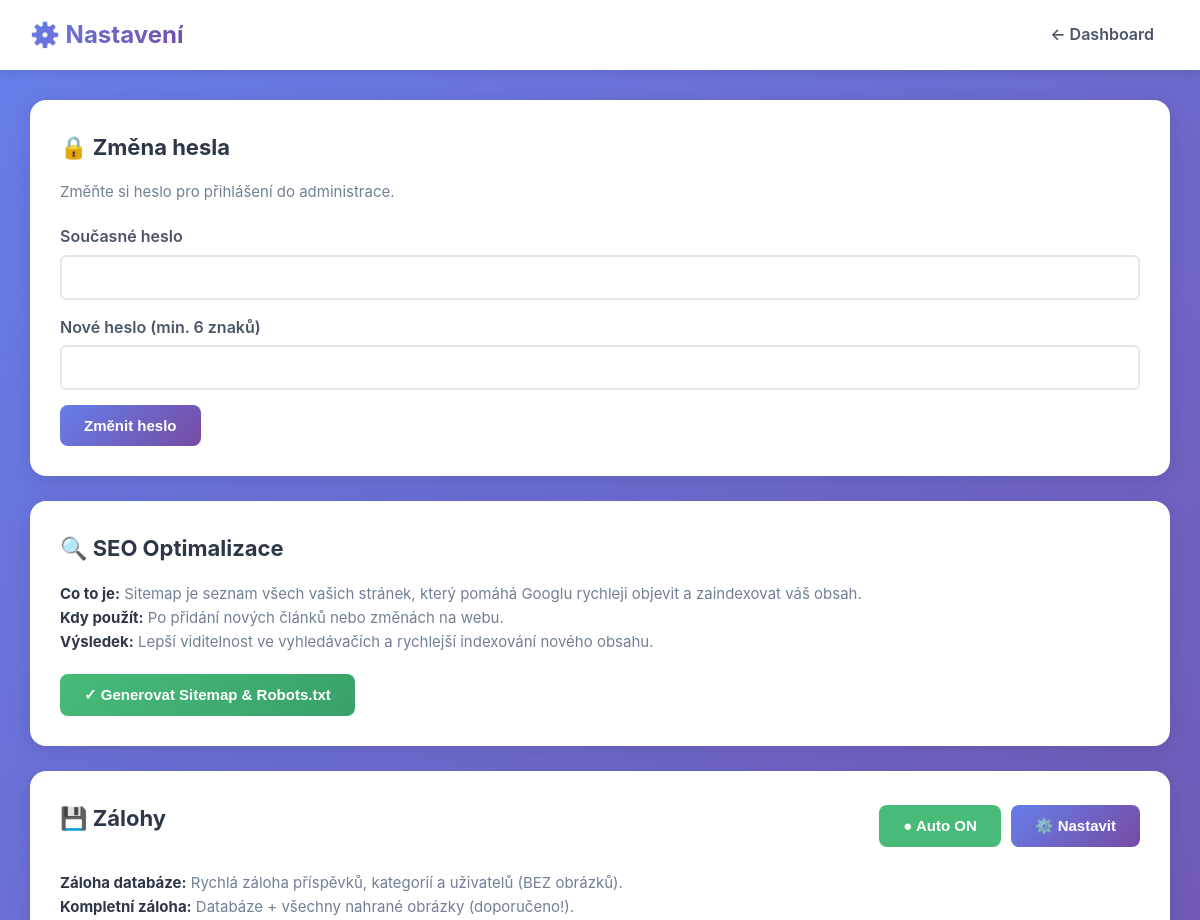
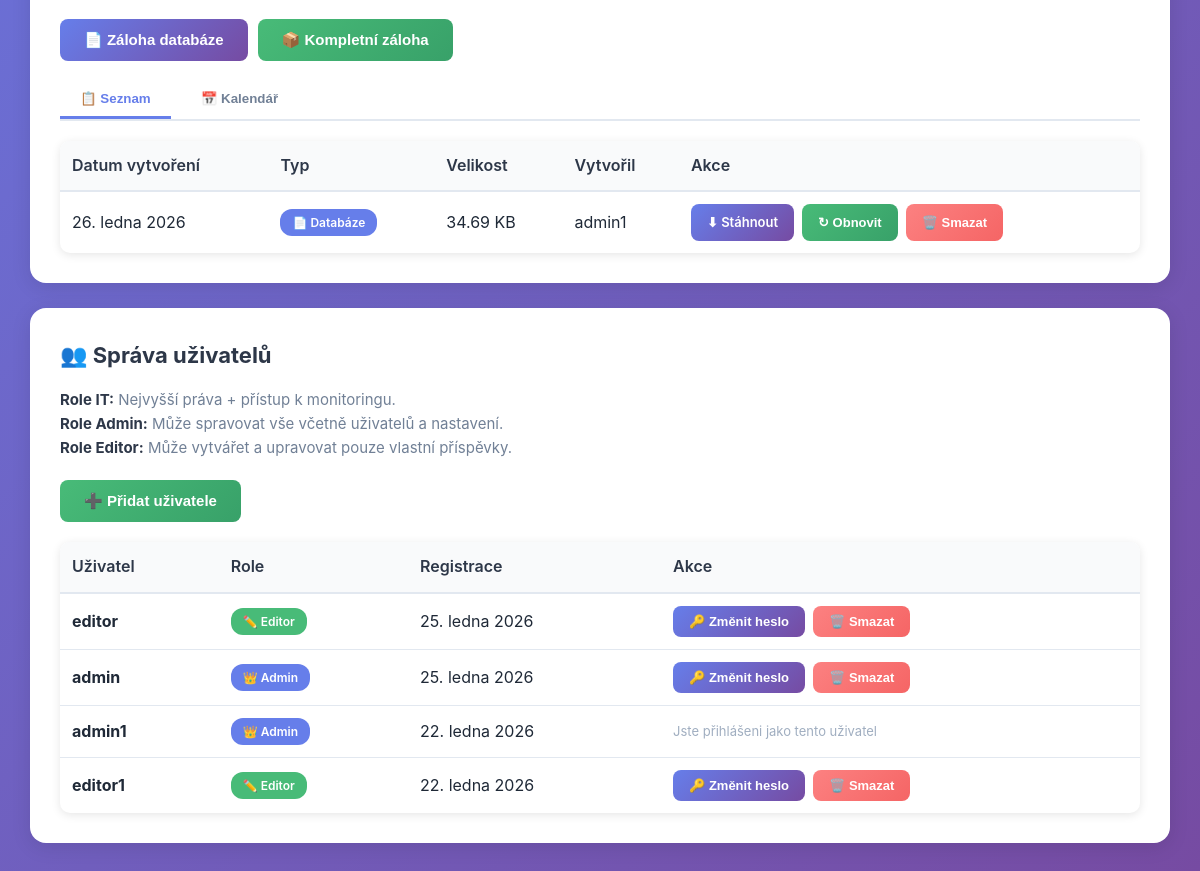
Screenshot of /admin/settings.php (signed in) with the database file from the repository (2 pictures, top to bottom).
### tables this page shows
CREATE TABLE `backups` (
  `id` int(11) NOT NULL AUTO_INCREMENT,
  `filename` varchar(255) NOT NULL,
  `filepath` varchar(255) NOT NULL,
  `size_bytes` bigint(20) DEFAULT NULL,
  `created_by` int(11) DEFAULT NULL,
  `created_at` timestamp NOT NULL DEFAULT CURRENT_TIMESTAMP,
  PRIMARY KEY (`id`),
  KEY `created_by` (`created_by`),
  KEY `idx_created` (`created_at`),
  CONSTRAINT `backups_ibfk_1` FOREIGN KEY (`created_by`) REFERENCES `users` (`id`) ON DELETE SET NULL
);

CREATE TABLE `users` (
  `id` int(11) NOT NULL AUTO_INCREMENT,
  `username` varchar(50) NOT NULL,
  `password` varchar(255) NOT NULL,
  `email` varchar(100) DEFAULT NULL,
  `role` enum('admin','editor') DEFAULT 'editor',
  `created_at` timestamp NOT NULL DEFAULT CURRENT_TIMESTAMP,
  `last_login` timestamp NULL DEFAULT NULL,
  PRIMARY KEY (`id`),
  UNIQUE KEY `username` (`username`),
  KEY `idx_username` (`username`)
);

### includes/database.class.php (called while the page is built, shortened)
<?php
class Database {
    private $connection;
    private $stmt;
    public function __construct() {
        $dsn = 'mysql:host=' . DB_HOST . ';dbname=' . DB_NAME . ';charset=' . DB_CHARSET;
        $options = [
            PDO::ATTR_ERRMODE => PDO::ERRMODE_EXCEPTION,
            PDO::ATTR_DEFAULT_FETCH_MODE => PDO::FETCH_ASSOC,
            PDO::ATTR_EMULATE_PREPARES => false,
            PDO::MYSQL_ATTR_INIT_COMMAND => "SET NAMES utf8mb4 COLLATE utf8mb4_unicode_ci"
        ];
        try {
            $this->connection = new PDO($dsn, DB_USER, DB_PASS, $options);
        } catch (PDOException $e) {
            $this->error = $e->getMessage();
            $this->logError('Database Connection', $e->getMessage());
            die('Chyba připojení k databázi. Zkontrolujte konfiguraci.');
        }
    }
    public function query($sql) {
    try {
        $this->stmt = $this->connection->prepare($sql);
        return $this;
    } catch (PDOException $e) {
        $this->logError('Query Prepare', $e->getMessage());
        $this->stmt = null;
        return $this;
    }
}
    public function bind($param, $value, $type = null) {
        if (is_null($type)) {
            switch (true) {
                case is_int($value):
                    $type = PDO::PARAM_INT;
                    break;
                default:
                    $type = PDO::PARAM_STR;
            }
        }
        $this->stmt->bindValue($param, $value, $type);
        return $this;
    }
    public function execute() {
        try {
            return $this->stmt->execute();
        } catch (PDOException $e) {
            $this->logError('Query Execute', $e->getMessage());
            return false;
        }
    }
    public function fetchAll() {
    $this->execute();
    return $this->stmt->fetchAll();
    }
    public function fetch() {
        $this->execute();
        return $this->stmt->fetch();
    }
}
?>

### includes/backup.class.php (called while the page is built, shortened)
<?php
class Backup {
    private $db;
    public function __construct() {
        global $db;
        $this->db = $db;
        $this->backupDir = BACKUPS_PATH;
    }
    public function listBackups() {
        $this->db->query(
            "SELECT b.*, u.username as created_by_name
             FROM backups b
             LEFT JOIN users u ON b.created_by = u.id
             ORDER BY b.created_at DESC"
        );
        return $this->db->fetchAll();
    }
}
?>

### config.php (called while the page is built, shortened)
<?php
require_once INCLUDES_PATH . 'database.class.php';
require_once INCLUDES_PATH . 'backup.class.php';
$db = new Database();
require_once INCLUDES_PATH . 'helpers.php';
?>

### includes/helpers.php (called while the page is built, shortened)
<?php
function formatDate($date, $format = 'j. n. Y') {
    $months = [
        1 => 'ledna', 2 => 'února', 3 => 'března', 4 => 'dubna',
        5 => 'května', 6 => 'června', 7 => 'července', 8 => 'srpna',
        9 => 'září', 10 => 'října', 11 => 'listopadu', 12 => 'prosince'
    ];
    $timestamp = is_numeric($date) ? $date : strtotime($date);
    $day = date('j', $timestamp);
    $month = $months[(int)date('n', $timestamp)];
    $year = date('Y', $timestamp);
    return "$day. $month $year";
}
function e($text) {
    return htmlspecialchars($text, ENT_QUOTES, 'UTF-8');
}
function formatBytes($bytes, $precision = 2) {
    $units = ['B', 'KB', 'MB', 'GB', 'TB'];
    for ($i = 0; $bytes > 1024 && $i < count($units) - 1; $i++) {
        $bytes /= 1024;
    }
    return round($bytes, $precision) . ' ' . $units[$i];
}
?>

### admin/settings.php (the view, shortened to what this page needs)
<?php
require_once '../config.php';
$backup = new Backup();
$backups = $backup->listBackups();
$db3 = new Database();
$db3->query("
    SELECT b.*,
           CASE
               WHEN b.created_by = 0 OR b.created_by IS NULL THEN 'Systém'
               ELSE u.username
           END as created_by_name
    FROM backups b
    LEFT JOIN users u ON b.created_by = u.id
    ORDER BY b.created_at DESC
");
$backups = $db3->fetchAll();
$db = new Database();
$db->query("SELECT id, username, role, created_at FROM users ORDER BY created_at DESC");
$users = $db->fetchAll();
$db->query("SELECT id, username, role FROM users WHERE id = :id");
$db->bind(':id', $_SESSION['user_id']);
$currentUser = $db->fetch();
?>
<!DOCTYPE html>
<html lang="cs">
<head>
    <link rel="stylesheet" href="<?= ASSETS_URL ?>css/admin.css">
</head>
<body>
    <header>
        <div class="header-content">
            <div class="header-title">⚙️ Nastavení</div>
            <nav>
                <a href="dashboard.php" class="header-link">← Dashboard</a>
            </nav>
        </div>
    </header>
    <div class="container">
        <div class="card">
            <h2>🔒 Změna hesla</h2>
            <p class="card-description">Změňte si heslo pro přihlášení do administrace.</p>
            <form method="POST">
                <div class="form-group">
                    <label>Současné heslo</label>
                    <input type="password" name="current_password" required>
                </div>
                <div class="form-group">
                    <label>Nové heslo (min. 6 znaků)</label>
                    <input type="password" name="new_password" required minlength="6">
                </div>
                <button type="submit" class="btn btn-primary">Změnit heslo</button>
            </form>
        </div>
        <div class="card">
            <h2>🔍 SEO Optimalizace</h2>
            <p class="card-description">
                <strong>Co to je:</strong> Sitemap je seznam všech vašich stránek, který pomáhá Googlu rychleji objevit a zaindexovat váš obsah.<br>
                <strong>Kdy použít:</strong> Po přidání nových článků nebo změnách na webu.<br>
                <strong>Výsledek:</strong> Lepší viditelnost ve vyhledávačích a rychlejší indexování nového obsahu.
            </p>
            <form method="POST">
                <button type="submit" class="btn btn-success">✓ Generovat Sitemap & Robots.txt</button>
            </form>
        </div>
<div class="card" id="backups">
    <div style="display: flex; justify-content: space-between; align-items: center; margin-bottom: 20px;">
        <h2>💾 Zálohy</h2>
        <div style="display: flex; gap: 10px;">
            <?php
            $dbSched = new Database();
            $dbSched->query("SELECT * FROM backup_schedule WHERE backup_type = 'database'");
            $dbSchedule = $dbSched->fetch();
            $dbSched2 = new Database();
            $dbSched2->query("SELECT * FROM backup_schedule WHERE backup_type = 'full'");
            $fullSchedule = $dbSched2->fetch();
            $autoEnabled = ($dbSchedule && $dbSchedule['enabled']) || ($fullSchedule && $fullSchedule['enabled']);
            ?>
            <button onclick="toggleAutoBackup()" class="btn" style="background: <?= $autoEnabled ? '#48bb78' : '#e2e8f0' ?>; color: <?= $autoEnabled ? 'white' : '#4a5568' ?>;">
                <span id="autoBackupIcon"><?= $autoEnabled ? '●' : '○' ?></span> Auto <?= $autoEnabled ? 'ON' : 'OFF' ?>
            </button>
            <button onclick="openBackupScheduleModal()" class="btn btn-primary">⚙️ Nastavit</button>
        </div>
    </div>
    <p class="card-description">
        <strong>Záloha databáze:</strong> Rychlá záloha příspěvků, kategorií a uživatelů (BEZ obrázků).<br>
        <strong>Kompletní záloha:</strong> Databáze + všechny nahrané obrázky (doporučeno!).
    </p>
    <div style="display: flex; gap: 10px; margin-bottom: 20px;">
        <form method="POST" style="margin: 0;">
            <button type="submit" class="btn btn-primary">📄 Záloha databáze</button>
        </form>
        <form method="POST" style="margin: 0;">
            <button type="submit" class="btn btn-success">📦 Kompletní záloha</button>
        </form>
    </div>
    <div style="display: flex; gap: 10px; margin-bottom: 20px; border-bottom: 2px solid #e2e8f0;">
        <button onclick="showBackupView('list')" id="viewList" class="view-tab active">📋 Seznam</button>
        <button onclick="showBackupView('calendar')" id="viewCalendar" class="view-tab">📅 Kalendář</button>
    </div>
    <div id="backupListView">
        <?php if (empty($backups)): ?>
            <div class="empty-state">
                <div class="empty-state-icon">📭</div>
                <p>Zatím žádné zálohy</p>
            </div>
        <?php else:
            $page = isset($_GET['backup_page']) ? (int)$_GET['backup_page'] : 1;
            $perPage = 5;
            $offset = ($page - 1) * $perPage;
            $pagedBackups = array_slice($backups, $offset, $perPage);
        ?>
            <table class="table">
                <thead>
                    <tr>
                        <th>Datum vytvoření</th>
                        <th>Typ</th>
                        <th>Velikost</th>
                        <th>Vytvořil</th>
                        <th>Akce</th>
                    </tr>
                </thead>
                <tbody>
                    <?php foreach ($pagedBackups as $b): ?>
                        <tr <?= $b['last_restored_at'] ? 'style="background: #f0fff4;"' : '' ?>>
                            <td>
                                <?= formatDate($b['created_at']) ?>
                            </td>
                            <td>
                                <?php if (isset($b['type']) && $b['type'] === 'full'): ?>
                                    <span class="badge" style="background: #48bb78; color: white;">📦 Kompletní</span>
                                <?php else: ?>
                                    <span class="badge" style="background: #667eea; color: white;">📄 Databáze</span>
                                <?php endif; ?>
                            </td>
                            <td><?= formatBytes($b['size_bytes']) ?></td>
                            <td><?= e($b['created_by_name'] ?? 'Systém') ?></td>
                            <td>
                                <div class="table-actions">
                                    <a href="download_backup.php?id=<?= $b['id'] ?>" class="btn btn-primary btn-small">⬇ Stáhnout</a>
                                    <button onclick="openRestoreModal(<?= $b['id'] ?>, '<?= e($b['filename']) ?>', '<?= formatDate($b['created_at']) ?>')" class="btn btn-success btn-small">↻ Obnovit</button>
                                    <button onclick="openDeleteBackupModal(<?= $b['id'] ?>, '<?= e($b['filename']) ?>')" class="btn btn-danger btn-small">🗑️ Smazat</button>
                                </div>
                            </td>
                        </tr>
                    <?php endforeach; ?>
                </tbody>
            </table>
        <?php endif; ?>
    </div>
</div>
        <?php if ($currentUser['role'] === 'admin' || $currentUser['role'] === 'it'): ?>
        <div class="card">
            <h2>👥 Správa uživatelů</h2>
            <p class="card-description">
             <strong>Role IT:</strong> Nejvyšší práva + přístup k monitoringu.<br>
             <strong>Role Admin:</strong> Může spravovat vše včetně uživatelů a nastavení.<br>
            <strong>Role Editor:</strong> Může vytvářet a upravovat pouze vlastní příspěvky.
            </p>
            <div style="display: flex; gap: 10px; margin-bottom: 20px; align-items: center;">
                <button onclick="openAddUserModal()" class="btn btn-success">➕ Přidat uživatele</button>
            </div>
            <table class="table">
                <thead>
                    <tr>
                        <th>Uživatel</th>
                        <th>Role</th>
                        <th>Registrace</th>
                        <th>Akce</th>
                    </tr>
                </thead>
                <tbody>
                    <?php foreach ($users as $user): ?>
                        <tr>
                            <td><strong><?= e($user['username']) ?></strong></td>
                            <td>
                                <span class="badge badge-<?= $user['role'] ?>">
                                    <?php
                                    if ($user['role'] === 'it') {
                                        echo '🔧 IT';
                                    } elseif ($user['role'] === 'admin') {
                                        echo '👑 Admin';
                                    } else {
                                        echo '✏️ Editor';
                                    }
                                    ?>
                                </span>
                            </td>
                            <td><?= formatDate($user['created_at']) ?></td>
                            <td>
                                <div class="table-actions">
                                    <?php if ($user['id'] !== $_SESSION['user_id']): ?>
                                        <?php if ($user['role'] === 'it' && $currentUser['role'] !== 'it'): ?>
                                            <span style="color: #9f7aea; font-size: 13px;">🔒 IT účet - pouze IT může upravovat</span>
                                        <?php else: ?>
                                            <button onclick="openChangePasswordModal(<?= $user['id'] ?>, '<?= e($user['username']) ?>')" class="btn btn-primary btn-small">🔑 Změnit heslo</button>
                                            <button onclick="confirmDeleteUser(<?= $user['id'] ?>, '<?= e($user['username']) ?>')" class="btn btn-danger btn-small">🗑️ Smazat</button>
                                        <?php endif; ?>
                                    <?php else: ?>
                                        <span style="color: #a0aec0; font-size: 13px;">Jste přihlášeni jako tento uživatel</span>
                                    <?php endif; ?>
                                </div>
                            </td>
                        </tr>
                    <?php endforeach; ?>
                </tbody>
            </table>
        </div>
        <?php endif; ?>
    </div>
</body>
</html>

### rows the page displays
backups: created_at "26. ledna 2026", size_bytes "34.69 KB", created_by.username "admin1"
users: username "editor", role "✏️ Editor", created_at "25. ledna 2026"
users: username "admin", role "👑 Admin", created_at "25. ledna 2026"
users: username "admin1", role "👑 Admin", created_at "22. ledna 2026", shows "Jste přihlášeni jako tento uživatel"
users: username "editor1", role "✏️ Editor", created_at "22. ledna 2026"
